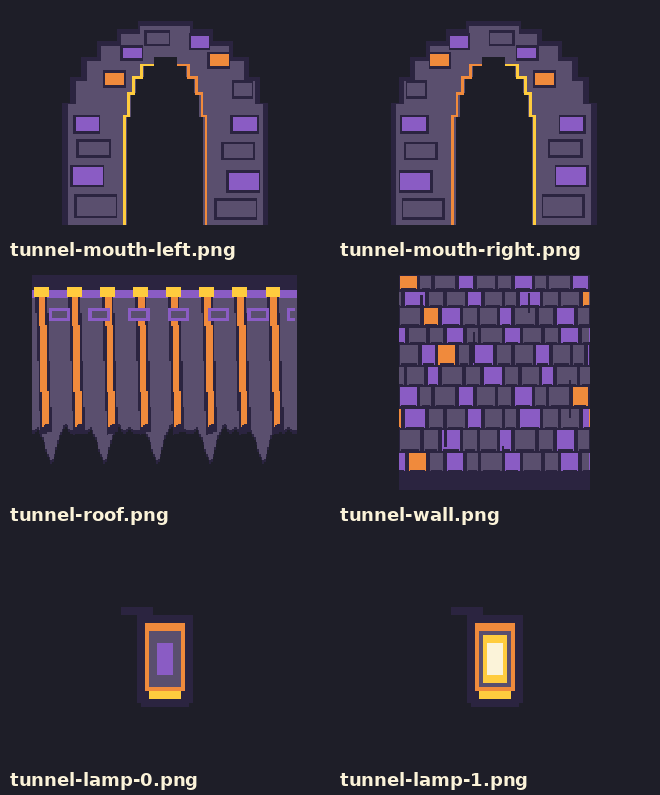
#> input picture design/review/ar066-tunnel-audit.png, 660 x 795 px, given in place of tarp-cover-boxcar.png, which was not available
$ python review_ar064_tarp.py
#> lines starting #> are read from the running program, lines starting #| are printed output that depends on the picture; pictures that were not available may be replaced by others from this repository, and a replacement may not be noted
"""Create an internal dark-background review sheet for AR-064 tarp overlays."""
from __future__ import annotations

from pathlib import Path
import sys
from PIL import Image, ImageDraw

ROOT = Path(__file__).resolve().parents[1]
sys.path.insert(0, str(ROOT / "scripts"))
from pixel_art import PALETTE  # noqa: E402

TRACK = ROOT / "src/assets/sprites/track3"
OUT = ROOT / "design/review/ar064-tarp-remake.png"
entries = [
    ("tarp-cover-boxcar.png", "BOXCAR"),
    ("tarp-cover-tanker.png", "TANKER"),
    ("tarp-cover-hopper.png", "HOPPER"),
    ("tarp-cover-flatcar.png", "FLATCAR"),
]

cell_w, cell_h = 330, 250
sheet = Image.new("RGBA", (cell_w * 2, cell_h * 2), PALETTE["ink"])
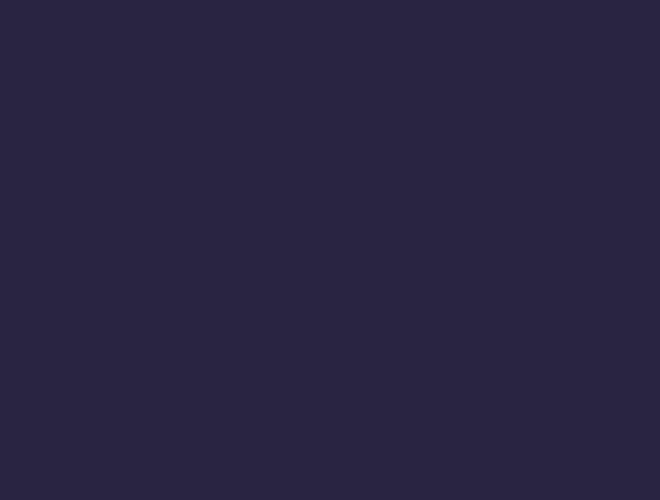
#> sheet: PIL image 660x500 RGBA; mean R, G, B, A 43, 36, 64, 255
d = ImageDraw.Draw(sheet)
for i, (filename, label) in enumerate(entries):
    art = Image.open(TRACK / filename).convert("RGBA")
    # Preserve actual low-grid blocks when enlarging the source thumbnail.
    art = art.resize((300, art.height), Image.Resampling.NEAREST)
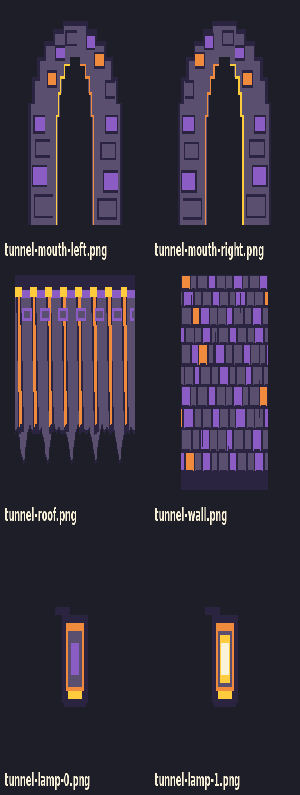
#> art: PIL image 300x795 RGBA; mean R, G, B, A 51.4, 45.4, 59.2, 255
    cell_x = (i % 2) * cell_w
    cell_y = (i // 2) * cell_h
    x = cell_x + 15
    y = cell_y + 40
    sheet.alpha_composite(art, (x, y))
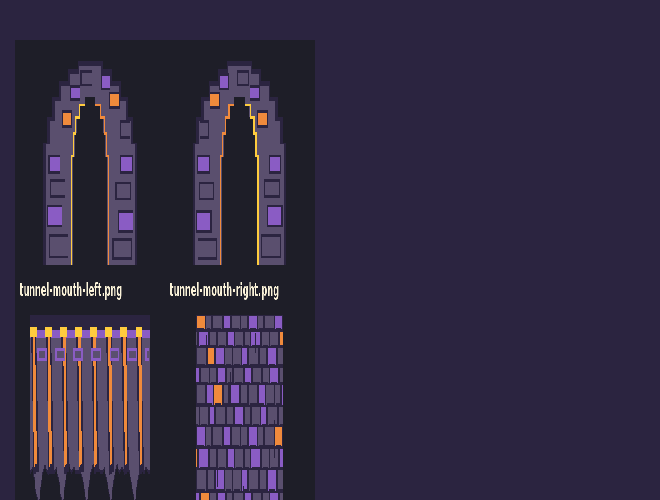
#> sheet: PIL image 660x500 RGBA; mean R, G, B, A 50.2, 42.4, 65.9, 255
    d.text((cell_x + 15, cell_y + 12), label, fill=PALETTE["paper"])
#> pass 2 of the loop `for i, (filename, label) in enumerate(entries):`:
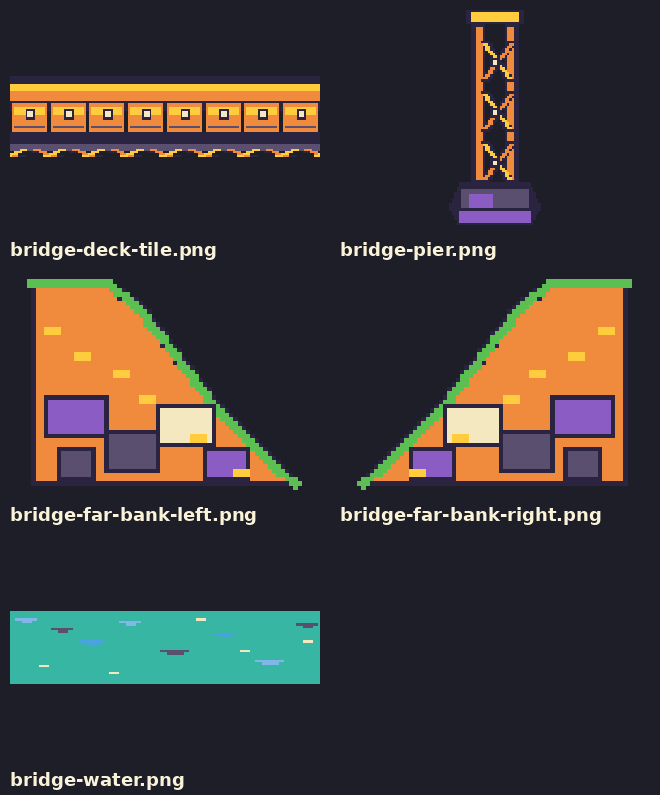
#> input picture design/review/ar067-bridge-audit.png, 660 x 795 px, given in place of tarp-cover-tanker.png, which was not available
#> `art = art.resize((300, art.height), Image.Resampling.NEAREST)`:
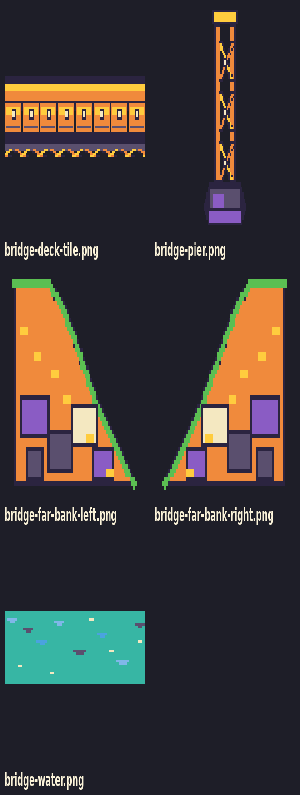
#> art: PIL image 300x795 RGBA; mean R, G, B, A 61.8, 56.7, 55.4, 255
#> `sheet.alpha_composite(art, (x, y))`:
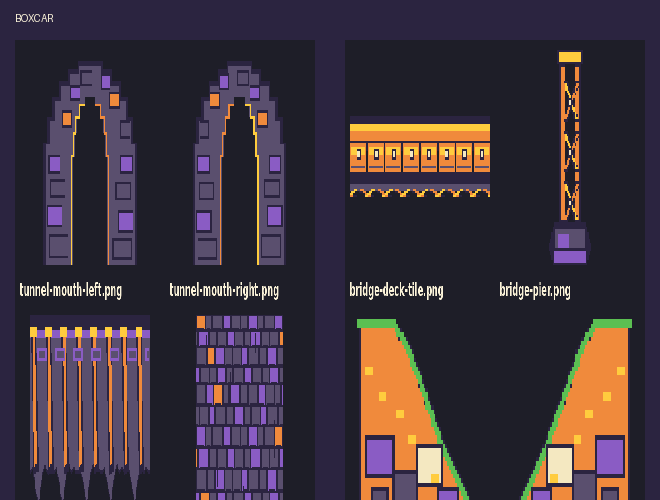
#> sheet: PIL image 660x500 RGBA; mean R, G, B, A 63.9, 52.2, 61.5, 255
#> (the run stopped early here; a loop or call above may not have finished)
